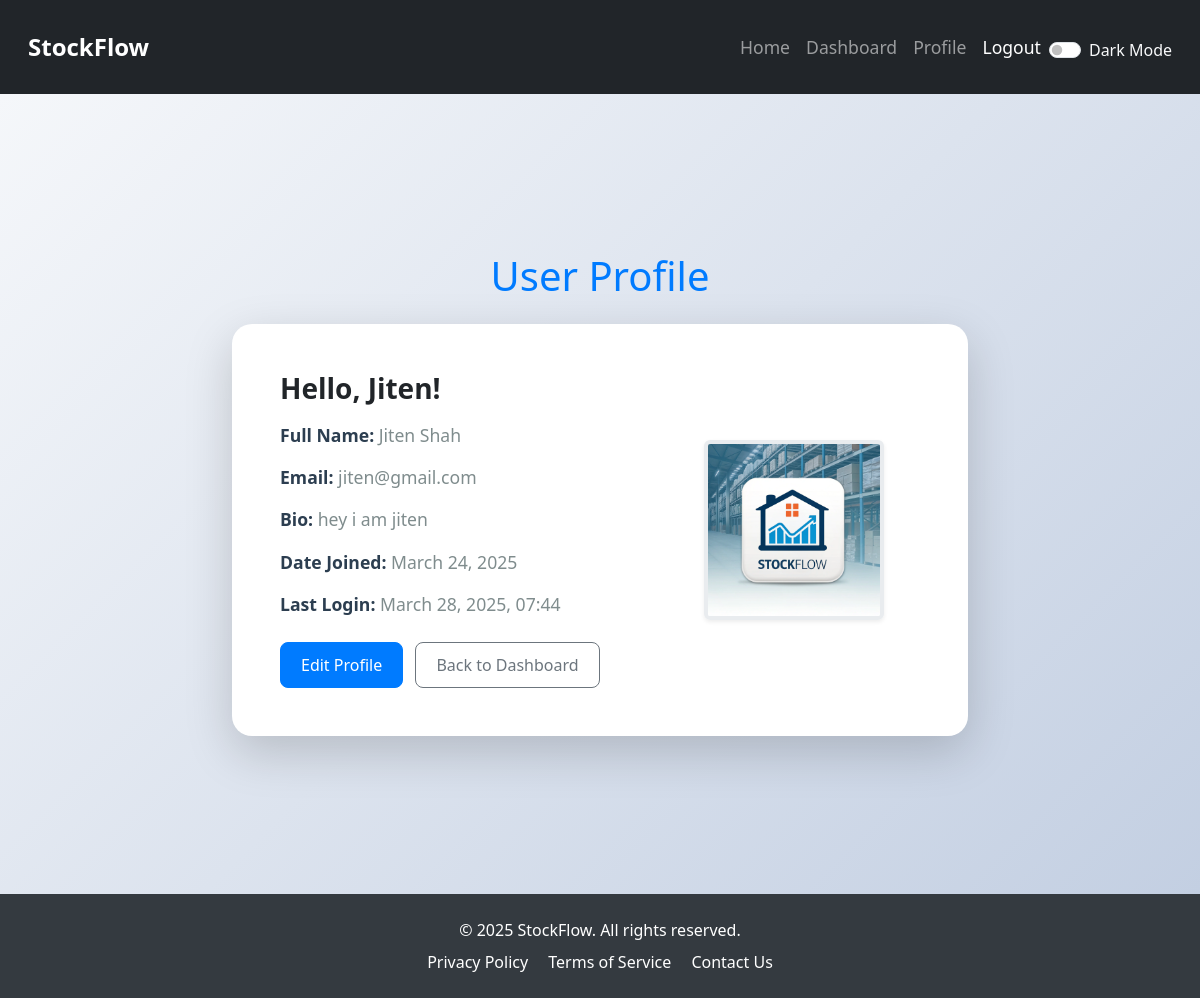
The app's page /profile/ (signed in) with its own data.
### stockflow/models.py (models this page shows, shortened)
class UserProfile(models.Model):
    user = models.OneToOneField(User, on_delete=models.CASCADE)
    full_name = models.CharField(max_length=100, blank=True)
    profile_picture = models.ImageField(upload_to='profile_pics/', blank=True, null=True)
    bio = models.TextField(blank=True)

### stockflow/views.py (the view)
# urls.py: path('profile/', views.profile, name='profile'),
@login_required
def profile(request):
    user = request.user
    user_profile = getattr(user, 'userprofile', None)
    context = {
        'user': user,
        'user_profile': user_profile,
    }
    return render(request, 'profile.html', context)

### templates/profile.html (shortened to what this page needs)
{% extends 'base.html' %}
{% load static %}
{% block content %}
    <div class="profile-wrapper">
        <div class="container py-5">
            <h1 class="mb-4 text-center text-primary">User Profile</h1>
            <div class="row justify-content-center">
                <div class="col-lg-8">
                    <div class="card shadow-lg border-0 profile-card">
                        <div class="card-body p-5">
                            <div class="row align-items-center">
                                <div class="col-md-7">
                                    <h2 class="card-title mb-3 text-dark">Hello, {{ user.username }}!</h2>
                                    {% if user_profile.full_name %}
                                        <p class="card-text"><strong>Full Name:</strong> <span class="text-muted">{{ user_profile.full_name }}</span></p>
                                    {% endif %}
                                    <p class="card-text"><strong>Email:</strong> <span class="text-muted">{{ user.email }}</span></p>
                                    {% if user_profile.bio %}
                                        <p class="card-text"><strong>Bio:</strong> <span class="text-muted">{{ user_profile.bio }}</span></p>
                                    {% endif %}
                                    <p class="card-text"><strong>Date Joined:</strong> <span class="text-muted">{{ user.date_joined|date:"F d, Y" }}</span></p>
                                    <p class="card-text"><strong>Last Login:</strong> <span class="text-muted">{{ user.last_login|date:"F d, Y, H:i" }}</span></p>
                                    <div class="mt-4">
                                        <a href="{% url 'edit_profile' %}" class="btn btn-primary professional-btn me-2">Edit Profile</a>
                                        <a href="{% url 'dashboard' %}" class="btn btn-outline-secondary professional-btn">Back to Dashboard</a>
                                    </div>
                                </div>
                                <div class="col-md-5 text-center">
                                    {% if user_profile.profile_picture %}
                                        <img src="{{ user_profile.profile_picture.url }}" alt="Profile Picture" class="profile-picture rounded img-fluid shadow-sm">
                                    {% else %}
                                        <div class="profile-picture rounded bg-secondary d-flex align-items-center justify-content-center shadow-sm">
                                            <span class="text-white" style="font-size: 2.5rem;">{{ user.username|first|upper }}</span>
                                        </div>
                                    {% endif %}
                                </div>
                            </div>
                        </div>
                    </div>
                </div>
            </div>
        </div>
    </div>
{% endblock %}

### templates/base.html (style rules this page uses)
html, body { height: 100%; margin: 0; }
body { background-color: #f8f9fa; display: flex; flex-direction: column; transition: background-color 0.3s, color 0.3s; }
.card { border-radius: 10px; transition: background-color 0.3s, color 0.3s; }

### templates/profile.html (style rules this page uses)
.profile-wrapper { background: linear-gradient(135deg, #f5f7fa 0%, #c3cfe2 100%); min-height: 100vh; padding-top: 110px; }
.text-dark { color: #212529 !important; }
.profile-card { border-radius: 20px; background-color: #ffffff; transition: transform 0.3s ease, box-shadow 0.3s ease; }
.card-title { font-size: 1.75rem; font-weight: 700; color: #2c3e50; }
.card-text { font-size: 1.1rem; margin-bottom: 1rem; color: #7f8c8d; }
.card-text strong { color: #2c3e50; font-weight: 600; }
.text-muted { color: #7f8c8d !important; }
.profile-picture { width: 180px; height: 180px; object-fit: cover; border: 4px solid #e9ecef; border-radius: 15px; transition: transform 0.3s ease; }
.text-primary { color: #007bff !important; }
.professional-btn { border-radius: 8px; padding: 10px 20px; font-weight: 500; transition: background-color 0.3s ease, transform 0.3s ease, box-shadow 0.3s ease; }
.btn-primary.professional-btn { background-color: #007bff; border-color: #007bff; }
.btn-outline-secondary.professional-btn { border-color: #6c757d; color: #6c757d; }

### records on screen
UserProfile: full_name "Jiten Shah", bio "hey i am jiten", profile_picture (picture)

### other values on screen
{{ user.username }} "Jiten"
{{ user.email }} "jiten@gmail.com"
{{ user.date_joined|date:"F d, Y" }} "March 24, 2025"
{{ user.last_login|date:"F d, Y, H:i" }} "March 28, 2025, 07:44"
